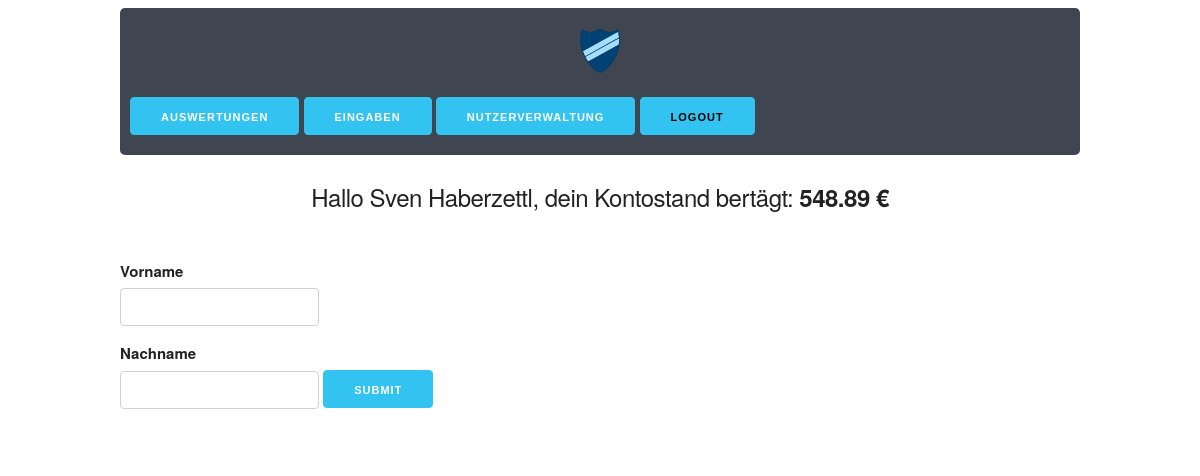
Before: /php/get_konto.php (signed in) with the older database file.
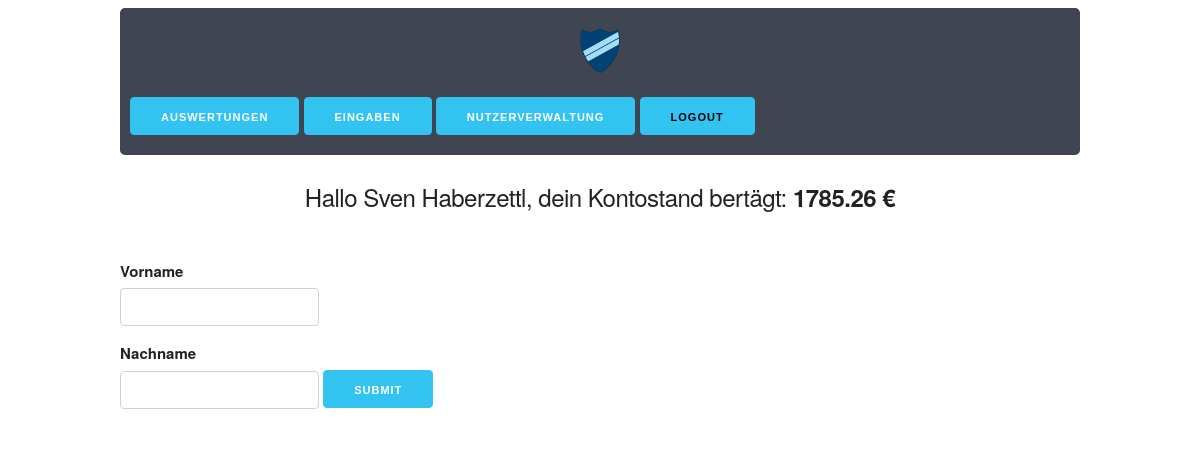
After: the same page with the newer database file.
### tables this page shows
CREATE TABLE `user` (
  `id` int(11) NOT NULL,
  `vorname` varchar(255) NOT NULL,
  `nachname` varchar(255) NOT NULL,
  `email` varchar(255) NOT NULL,
  `kontostand` float NOT NULL,
  `zinsen` tinyint(1) NOT NULL,
  `erstellt_am` timestamp NOT NULL DEFAULT CURRENT_TIMESTAMP,
  `zuletzt_geaendert` timestamp NULL DEFAULT NULL,
  `passwort` varchar(255) NOT NULL,
  `verein` int(10) NOT NULL,
  `gruppe` int(10) NOT NULL,
  `hausbewohner` tinyint(4) DEFAULT NULL
);

### php/db_request.php (called while the page is built, shortened)
<?php
function getKontostand($user)
{
    $database = connect();
    $sql = "SELECT kontostand FROM user WHERE id=$user;";
    $result = $database->query($sql);
    $row = $result->fetch_assoc();
    $out = $row["kontostand"];
    return $out . " €";
}
function getUser($user)
{
    $database = connect();
    $sql = "SELECT * FROM user WHERE id=$user;";
    $result = $database->query($sql);
    $row = $result->fetch_assoc();
    $out = $row["vorname"] . " " . $row["nachname"];
    if ($out != " ") {
        return $out;
    }
    return "Dieser Nutzer existiert nicht!";
}

### php/get_konto.php (the view, shortened to what this page needs)
<?php
if ($_SESSION["usergroup"] = 1) {
    require_once "db_request.php";
    $user = getUser($_SESSION["userid"]);
    ?>
    <!DOCTYPE html>
    <html lang="de">
    <head>
        <link rel="stylesheet" href="/kasse/css/skeleton.css">
        <link rel="stylesheet" href="/kasse/css/custom.css">
    </head>
    <body>
    <div class="container" align="center">
        <header>
            <img class="header-img" src="/kasse/pics/logo.png"><br/>
            <div>
                <div class="dropdown">
                    <button class="button-primary">Auswertungen</button>
                </div>
                <div class="dropdown">
                    <button class="button-primary">Eingaben</button>
                </div>
                <div class="dropdown">
                    <button class="button-primary">Nutzerverwaltung</button>
                </div>
                <div class="dropdown">
                    <a href="/kasse/php/logout.php">
                        <button class="button-primary" id="logout"><strong>Logout</strong></button>
                    </a>
                </div>
            </div>
        </header>
        <br/>
        <div>
            <h5>Hallo <?php echo $user; ?>, dein Kontostand bertägt:
                <strong class="betrag"><?php echo getKontostand($_SESSION["userid"]); ?></strong></h5>
        </div>
        <br/>
    </div>
    <div class="container">
        <?php if (!isset($_POST["prename"])) { ?>
            <form method="post" action="<?php echo htmlspecialchars($_SERVER["PHP_SELF"]) ?>">
                <label for="prename">Vorname</label> <input name="prename" id="prename" type="text">
                <label for="lastname">Nachname</label> <input name="lastname" id="lastname" type="text">
                <input class="button-primary" type="submit">
            </form>
            <?php
        } else {
            $prename = $_POST["prename"];
            $lastname = $_POST["lastname"];
            $user = getUserID($prename,$lastname);
            getKontostand($user);
        } ?>
    </div>
    </body>
    </html>
    <?php
} else {
    die('<meta http-equiv="refresh" content="0;URL=/kasse/index.php">');
}
?>

Changed rows visible on the page:
changed user "Sven Haberzettl": kontostand "548.89 €" → "1785.26 €"
